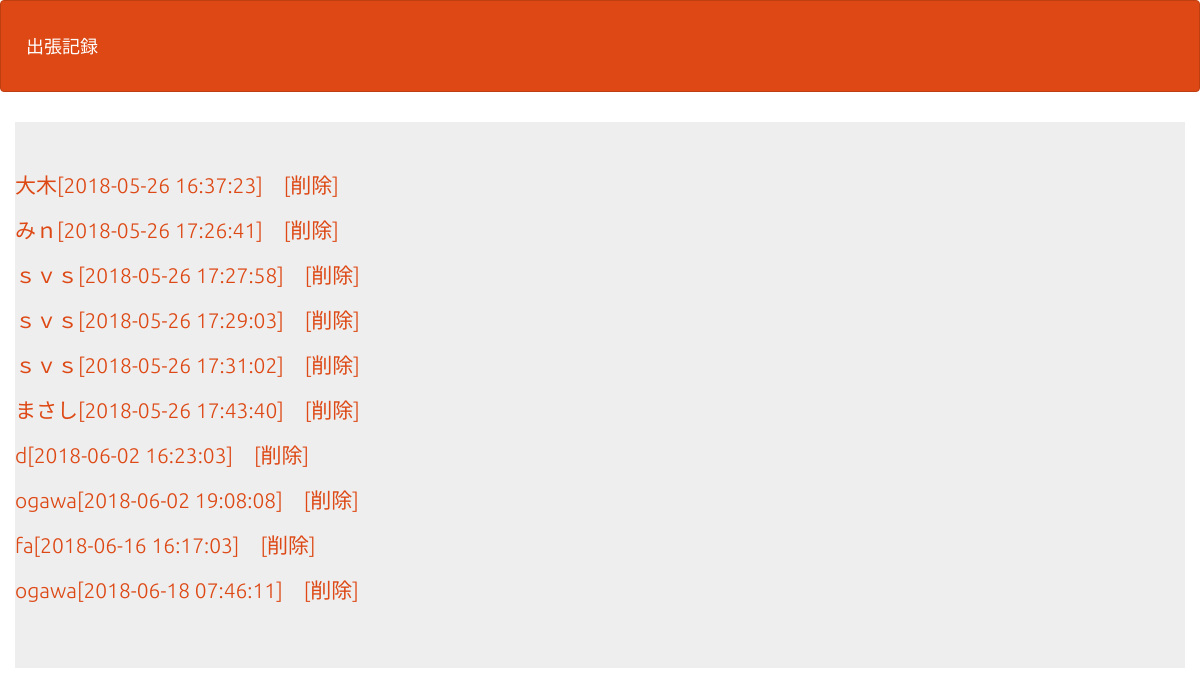
The app's page /select_3.php with its own data.
### tables this page shows
CREATE TABLE IF NOT EXISTS `gs_an_table` (
`id` int(12) NOT NULL,
  `name` varchar(64) NOT NULL,
  `email` varchar(128) NOT NULL,
  `naiyou` text,
  `indate` datetime NOT NULL,
  `image` varchar(128) DEFAULT NULL
);

### select_3.php (the view, shortened to what this page needs)
<?php
$pdo=db_conn();
$stmt = $pdo->prepare("SELECT * FROM gs_an_table");
$status = $stmt->execute();
$view="";
if($status==false){
  errorMsg($stmt);
}else{
  while( $result = $stmt->fetch(PDO::FETCH_ASSOC)){
    $view .='<p>';
    $view .='<a href="detail.php?id='.$result["id"].'">';
    $view .= $result["name"]."[".$result["indate"]."]";
    $view .='</a>';
    $view .='　';
    $view .='<a href="delete.php?id='.$result["id"].'">';
    $view .='[削除]';
    $view .='</a>';
    $view .='</p>';
  }
}
?>
<!DOCTYPE html>
<html lang="ja">
<head>
<link rel="stylesheet" href="css/range.css">
<link href="css/bootstrap.min.css" rel="stylesheet">
</head>
<body id="main">
<header>
  <nav class="navbar navbar-default">
    <div class="container-fluid">
      <div class="navbar-header">
      <a class="navbar-brand" href="index.php">出張記録</a>
    </div>
  </nav>
</header>
<div>
    <div class="container jumbotron"><?=$view?></div>
  </div>
</body>
</html>

### select_3.php (style rules this page uses)
div { padding: 10px;font-size:16px; }

### records on screen
gs_an_table: value "大木[2018-05-26 16:37:23] [削除]"
gs_an_table: value "みｎ[2018-05-26 17:26:41] [削除]"
gs_an_table: value "ｓｖｓ[2018-05-26 17:27:58] [削除]"
gs_an_table: value "ｓｖｓ[2018-05-26 17:29:03] [削除]"
gs_an_table: value "ｓｖｓ[2018-05-26 17:31:02] [削除]"
gs_an_table: value "まさし[2018-05-26 17:43:40] [削除]"
gs_an_table: value "d[2018-06-02 16:23:03] [削除]"
gs_an_table: value "ogawa[2018-06-02 19:08:08] [削除]"
gs_an_table: value "fa[2018-06-16 16:17:03] [削除]"
gs_an_table: value "ogawa[2018-06-18 07:46:11] [削除]"
